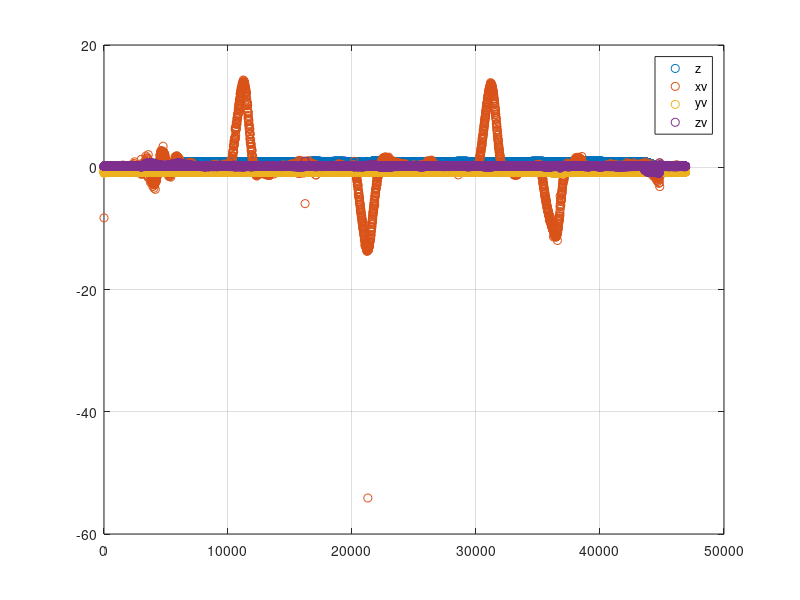

The MATLAB source for this figure:
clear all;
close all;


load data.mat
alt = data.z;
x_vel = conv(data.x,[1;-1])./0.0010;%conv(data.time,[1;-1]);
y_vel = conv(data.y,[1;-1])./0.0010;%conv(data.time,[1;-1]);
z_vel = conv(data.z,[1;-1])./0.0010;%conv(data.time,[1;-1]);

alt = alt./max(alt);
x_vel1 = x_vel./max(abs(x_vel));
y_vel = 1+2*(y_vel-max(y_vel))/(max(y_vel)-min(y_vel));
z_vel = 1+2*(z_vel-max(z_vel))/(max(z_vel)-min(z_vel));

x_vel(end) = [];
y_vel(end) = [];
z_vel(end) = [];
figure
plot(alt,'o')
hold on
plot(x_vel,'o')
plot(y_vel,'o')
plot(z_vel,'o')
legend('z','xv','yv','zv')
grid on;
y = zeros(length(alt),1);



y(1:2510) = 1;
y(2511:2734) = 2;
y(2735:3111) = 3;
y(3112:3358) = 4;
y(3359:3683) = 3;
y(3684:4033) = 4;
y(4034:4312) = 3;
y(4313:4619) = 4;
y(4620:4904) = 3;
y(4905:5251) = 4;
y(5252:5485) = 3;
y(5486:5684) = 5;
y(5685:end) = 1;

%plot(y)
x = [alt x_vel y_vel z_vel];
ardronedataset1 = [x y];
csvwrite('ardronedataset1.csv', ardronedataset1)






